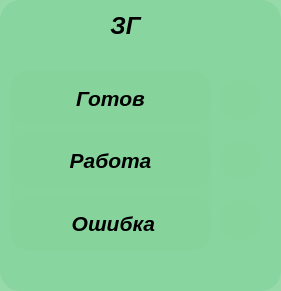
     <widget class="QFrame" name="frame_6">
      <property name="geometry">
       <rect>
        <x>920</x>
        <y>150</y>
        <width>281</width>
        <height>291</height>
       </rect>
      </property>
      <property name="styleSheet">
       <string notr="true">background-color: rgb(135, 212, 157,220); border-radius: 20</string>
      </property>
      <property name="frameShape">
       <enum>QFrame::StyledPanel</enum>
      </property>
      <property name="frameShadow">
       <enum>QFrame::Raised</enum>
      </property>
      <widget class="QLabel" name="label_46">
       <property name="geometry">
        <rect>
         <x>220</x>
         <y>200</y>
         <width>41</width>
         <height>41</height>
        </rect>
       </property>
       <property name="text">
        <string/>
       </property>
       <property name="pixmap">
        <pixmap resource="newprefix.qrc">:/newPrefix/png/blue-led-on.png</pixmap>
       </property>
       <property name="scaledContents">
        <bool>true</bool>
       </property>
      </widget>
      <widget class="QLabel" name="label_47">
       <property name="geometry">
        <rect>
         <x>220</x>
         <y>80</y>
         <width>41</width>
         <height>41</height>
        </rect>
       </property>
       <property name="text">
        <string/>
       </property>
       <property name="pixmap">
        <pixmap resource="newprefix.qrc">:/newPrefix/png/blue-led-on.png</pixmap>
       </property>
       <property name="scaledContents">
        <bool>true</bool>
       </property>
      </widget>
      <widget class="QLabel" name="label_48">
       <property name="geometry">
        <rect>
         <x>220</x>
         <y>140</y>
         <width>41</width>
         <height>41</height>
        </rect>
       </property>
       <property name="text">
        <string/>
       </property>
       <property name="pixmap">
        <pixmap resource="newprefix.qrc">:/newPrefix/png/blue-led-on.png</pixmap>
       </property>
       <property name="scaledContents">
        <bool>true</bool>
       </property>
      </widget>
      <widget class="QWidget" name="layoutWidget_5">
       <property name="geometry">
        <rect>
         <x>10</x>
         <y>70</y>
         <width>201</width>
         <height>181</height>
        </rect>
       </property>
       <layout class="QVBoxLayout" name="verticalLayout_6">
        <item>
         <widget class="QLabel" name="label_49">
          <property name="font">
           <font>
            <family>Arial</family>
            <pointsize>16</pointsize>
            <weight>75</weight>
            <italic>true</italic>
            <bold>true</bold>
           </font>
          </property>
          <property name="styleSheet">
           <string notr="true">background-color: rgb(135, 212, 157,220); border-radius: 20</string>
          </property>
          <property name="text">
           <string>Готов</string>
          </property>
          <property name="alignment">
           <set>Qt::AlignCenter</set>
          </property>
         </widget>
        </item>
        <item>
         <widget class="QLabel" name="label_50">
          <property name="font">
           <font>
            <family>Arial</family>
            <pointsize>16</pointsize>
            <weight>75</weight>
            <italic>true</italic>
            <bold>true</bold>
           </font>
          </property>
          <property name="styleSheet">
           <string notr="true">background-color: rgb(135, 212, 157,220); border-radius: 20</string>
          </property>
          <property name="text">
           <string>Работа</string>
          </property>
          <property name="alignment">
           <set>Qt::AlignCenter</set>
          </property>
         </widget>
        </item>
        <item>
         <widget class="QLabel" name="label_51">
          <property name="font">
           <font>
            <family>Arial</family>
            <pointsize>16</pointsize>
            <weight>75</weight>
            <italic>true</italic>
            <bold>true</bold>
           </font>
          </property>
          <property name="styleSheet">
           <string notr="true">background-color: rgb(135, 212, 157,220); border-radius: 20</string>
          </property>
          <property name="text">
           <string> Ошибка</string>
          </property>
          <property name="alignment">
           <set>Qt::AlignCenter</set>
          </property>
         </widget>
        </item>
       </layout>
      </widget>
      <widget class="QLabel" name="label_21">
       <property name="geometry">
        <rect>
         <x>50</x>
         <y>10</y>
         <width>151</width>
         <height>31</height>
        </rect>
       </property>
       <property name="font">
        <font>
         <family>Arial</family>
         <pointsize>18</pointsize>
         <weight>75</weight>
         <italic>true</italic>
         <bold>true</bold>
        </font>
       </property>
       <property name="styleSheet">
        <string notr="true">background-color: rgb(135, 212, 157,0); border-radius: 20</string>
       </property>
       <property name="text">
        <string>ЗГ</string>
       </property>
       <property name="alignment">
        <set>Qt::AlignCenter</set>
       </property>
      </widget>
     </widget>
